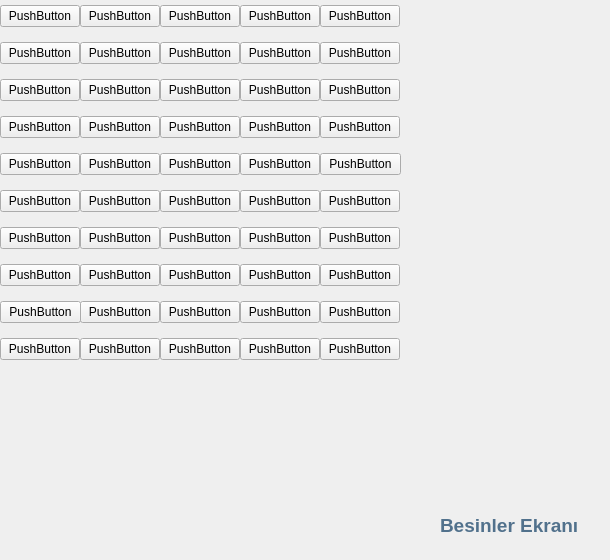
    <widget class="QWidget" name="page_besin">
     <widget class="QLabel" name="label_3">
      <property name="geometry">
       <rect>
        <x>440</x>
        <y>500</y>
        <width>161</width>
        <height>51</height>
       </rect>
      </property>
      <property name="font">
       <font>
        <pointsize>14</pointsize>
        <weight>75</weight>
        <bold>true</bold>
       </font>
      </property>
      <property name="styleSheet">
       <string notr="true">color: rgb(81, 113, 140);</string>
      </property>
      <property name="text">
       <string>Besinler Ekranı</string>
      </property>
     </widget>
     <widget class="QWidget" name="gridLayoutWidget">
      <property name="geometry">
       <rect>
        <x>0</x>
        <y>0</y>
        <width>81</width>
        <height>371</height>
       </rect>
      </property>
      <layout class="QGridLayout" name="gridLayout_3" rowstretch="0,0,0,0,0,0,0,0,0,0,0" rowminimumheight="0,0,0,0,0,0,0,0,0,0,0">
       <property name="leftMargin">
        <number>0</number>
       </property>
       <property name="horizontalSpacing">
        <number>6</number>
       </property>
       <property name="verticalSpacing">
        <number>10</number>
       </property>
       <item row="6" column="0" alignment="Qt::AlignHCenter">
        <widget class="QPushButton" name="pushButton_9">
         <property name="text">
          <string>PushButton</string>
         </property>
        </widget>
       </item>
       <item row="4" column="0" alignment="Qt::AlignHCenter">
        <widget class="QPushButton" name="pushButton_8">
         <property name="text">
          <string>PushButton</string>
         </property>
        </widget>
       </item>
       <item row="10" column="0" alignment="Qt::AlignHCenter">
        <widget class="QPushButton" name="pushButton_2">
         <property name="text">
          <string>PushButton</string>
         </property>
        </widget>
       </item>
       <item row="1" column="0" alignment="Qt::AlignHCenter">
        <widget class="QPushButton" name="pushButton_4">
         <property name="text">
          <string>PushButton</string>
         </property>
        </widget>
       </item>
       <item row="7" column="0" alignment="Qt::AlignHCenter">
        <widget class="QPushButton" name="pushButton_6">
         <property name="text">
          <string>PushButton</string>
         </property>
        </widget>
       </item>
       <item row="5" column="0" alignment="Qt::AlignHCenter">
        <widget class="QPushButton" name="pushButton_10">
         <property name="text">
          <string>PushButton</string>
         </property>
        </widget>
       </item>
       <item row="2" column="0" alignment="Qt::AlignHCenter">
        <widget class="QPushButton" name="pushButton_5">
         <property name="text">
          <string>PushButton</string>
         </property>
        </widget>
       </item>
       <item row="3" column="0" alignment="Qt::AlignHCenter">
        <widget class="QPushButton" name="pushButton_7">
         <property name="text">
          <string>PushButton</string>
         </property>
        </widget>
       </item>
       <item row="0" column="0" alignment="Qt::AlignHCenter">
        <widget class="QPushButton" name="pushButton">
         <property name="text">
          <string>PushButton</string>
         </property>
        </widget>
       </item>
       <item row="9" column="0">
        <widget class="QPushButton" name="pushButton_3">
         <property name="text">
          <string>PushButton</string>
         </property>
        </widget>
       </item>
      </layout>
     </widget>
     <widget class="QWidget" name="gridLayoutWidget_2">
      <property name="geometry">
       <rect>
        <x>80</x>
        <y>0</y>
        <width>81</width>
        <height>367</height>
       </rect>
      </property>
      <layout class="QGridLayout" name="gridLayout_4">
       <property name="leftMargin">
        <number>0</number>
       </property>
       <property name="horizontalSpacing">
        <number>6</number>
       </property>
       <property name="verticalSpacing">
        <number>10</number>
       </property>
       <item row="6" column="0" alignment="Qt::AlignHCenter">
        <widget class="QPushButton" name="pushButton_11">
         <property name="text">
          <string>PushButton</string>
         </property>
        </widget>
       </item>
       <item row="8" column="0" alignment="Qt::AlignHCenter">
        <widget class="QPushButton" name="pushButton_12">
         <property name="text">
          <string>PushButton</string>
         </property>
        </widget>
       </item>
       <item row="4" column="0" alignment="Qt::AlignHCenter">
        <widget class="QPushButton" name="pushButton_13">
         <property name="text">
          <string>PushButton</string>
         </property>
        </widget>
       </item>
       <item row="9" column="0" alignment="Qt::AlignHCenter">
        <widget class="QPushButton" name="pushButton_14">
         <property name="text">
          <string>PushButton</string>
         </property>
        </widget>
       </item>
       <item row="1" column="0" alignment="Qt::AlignHCenter">
        <widget class="QPushButton" name="pushButton_15">
         <property name="text">
          <string>PushButton</string>
         </property>
        </widget>
       </item>
       <item row="7" column="0" alignment="Qt::AlignHCenter">
        <widget class="QPushButton" name="pushButton_16">
         <property name="text">
          <string>PushButton</string>
         </property>
        </widget>
       </item>
       <item row="5" column="0" alignment="Qt::AlignHCenter">
        <widget class="QPushButton" name="pushButton_17">
         <property name="text">
          <string>PushButton</string>
         </property>
        </widget>
       </item>
       <item row="2" column="0" alignment="Qt::AlignHCenter">
        <widget class="QPushButton" name="pushButton_18">
         <property name="text">
          <string>PushButton</string>
         </property>
        </widget>
       </item>
       <item row="3" column="0" alignment="Qt::AlignHCenter">
        <widget class="QPushButton" name="pushButton_19">
         <property name="text">
          <string>PushButton</string>
         </property>
        </widget>
       </item>
       <item row="0" column="0" alignment="Qt::AlignHCenter">
        <widget class="QPushButton" name="pushButton_20">
         <property name="text">
          <string>PushButton</string>
         </property>
        </widget>
       </item>
      </layout>
     </widget>
     <widget class="QWidget" name="gridLayoutWidget_3">
      <property name="geometry">
       <rect>
        <x>160</x>
        <y>0</y>
        <width>81</width>
        <height>367</height>
       </rect>
      </property>
      <layout class="QGridLayout" name="gridLayout_5">
       <property name="leftMargin">
        <number>0</number>
       </property>
       <property name="horizontalSpacing">
        <number>6</number>
       </property>
       <property name="verticalSpacing">
        <number>10</number>
       </property>
       <item row="6" column="0" alignment="Qt::AlignHCenter">
        <widget class="QPushButton" name="pushButton_21">
         <property name="text">
          <string>PushButton</string>
         </property>
        </widget>
       </item>
       <item row="8" column="0" alignment="Qt::AlignHCenter">
        <widget class="QPushButton" name="pushButton_22">
         <property name="text">
          <string>PushButton</string>
         </property>
        </widget>
       </item>
       <item row="4" column="0" alignment="Qt::AlignHCenter">
        <widget class="QPushButton" name="pushButton_23">
         <property name="text">
          <string>PushButton</string>
         </property>
        </widget>
       </item>
       <item row="9" column="0" alignment="Qt::AlignHCenter">
        <widget class="QPushButton" name="pushButton_24">
         <property name="text">
          <string>PushButton</string>
         </property>
        </widget>
       </item>
       <item row="1" column="0" alignment="Qt::AlignHCenter">
        <widget class="QPushButton" name="pushButton_25">
         <property name="text">
          <string>PushButton</string>
         </property>
        </widget>
       </item>
       <item row="7" column="0" alignment="Qt::AlignHCenter">
        <widget class="QPushButton" name="pushButton_26">
         <property name="text">
          <string>PushButton</string>
         </property>
        </widget>
       </item>
       <item row="5" column="0" alignment="Qt::AlignHCenter">
        <widget class="QPushButton" name="pushButton_27">
         <property name="text">
          <string>PushButton</string>
         </property>
        </widget>
       </item>
       <item row="2" column="0" alignment="Qt::AlignHCenter">
        <widget class="QPushButton" name="pushButton_28">
         <property name="text">
          <string>PushButton</string>
         </property>
        </widget>
       </item>
       <item row="3" column="0" alignment="Qt::AlignHCenter">
        <widget class="QPushButton" name="pushButton_29">
         <property name="text">
          <string>PushButton</string>
         </property>
        </widget>
       </item>
       <item row="0" column="0" alignment="Qt::AlignHCenter">
        <widget class="QPushButton" name="pushButton_30">
         <property name="text">
          <string>PushButton</string>
         </property>
        </widget>
       </item>
      </layout>
     </widget>
     <widget class="QWidget" name="gridLayoutWidget_4">
      <property name="geometry">
       <rect>
        <x>320</x>
        <y>0</y>
        <width>81</width>
        <height>371</height>
       </rect>
      </property>
      <layout class="QGridLayout" name="gridLayout_6">
       <property name="leftMargin">
        <number>0</number>
       </property>
       <property name="horizontalSpacing">
        <number>6</number>
       </property>
       <property name="verticalSpacing">
        <number>10</number>
       </property>
       <item row="5" column="0">
        <widget class="QPushButton" name="pushButton_38">
         <property name="text">
          <string>PushButton</string>
         </property>
        </widget>
       </item>
       <item row="8" column="0" alignment="Qt::AlignHCenter">
        <widget class="QPushButton" name="pushButton_36">
         <property name="text">
          <string>PushButton</string>
         </property>
        </widget>
       </item>
       <item row="0" column="0" alignment="Qt::AlignHCenter">
        <widget class="QPushButton" name="pushButton_40">
         <property name="text">
          <string>PushButton</string>
         </property>
        </widget>
       </item>
       <item row="10" column="0" alignment="Qt::AlignHCenter">
        <widget class="QPushButton" name="pushButton_34">
         <property name="text">
          <string>PushButton</string>
         </property>
        </widget>
       </item>
       <item row="3" column="0" alignment="Qt::AlignHCenter">
        <widget class="QPushButton" name="pushButton_39">
         <property name="text">
          <string>PushButton</string>
         </property>
        </widget>
       </item>
       <item row="6" column="0" alignment="Qt::AlignHCenter">
        <widget class="QPushButton" name="pushButton_37">
         <property name="text">
          <string>PushButton</string>
         </property>
        </widget>
       </item>
       <item row="7" column="0" alignment="Qt::AlignHCenter">
        <widget class="QPushButton" name="pushButton_31">
         <property name="text">
          <string>PushButton</string>
         </property>
        </widget>
       </item>
       <item row="9" column="0" alignment="Qt::AlignHCenter">
        <widget class="QPushButton" name="pushButton_32">
         <property name="text">
          <string>PushButton</string>
         </property>
        </widget>
       </item>
       <item row="1" column="0" alignment="Qt::AlignHCenter">
        <widget class="QPushButton" name="pushButton_35">
         <property name="text">
          <string>PushButton</string>
         </property>
        </widget>
       </item>
       <item row="4" column="0" alignment="Qt::AlignHCenter">
        <widget class="QPushButton" name="pushButton_33">
         <property name="text">
          <string>PushButton</string>
         </property>
        </widget>
       </item>
      </layout>
     </widget>
     <widget class="QWidget" name="gridLayoutWidget_5">
      <property name="geometry">
       <rect>
        <x>240</x>
        <y>0</y>
        <width>81</width>
        <height>367</height>
       </rect>
      </property>
      <layout class="QGridLayout" name="gridLayout_7">
       <property name="leftMargin">
        <number>0</number>
       </property>
       <property name="horizontalSpacing">
        <number>6</number>
       </property>
       <property name="verticalSpacing">
        <number>10</number>
       </property>
       <item row="6" column="0" alignment="Qt::AlignHCenter">
        <widget class="QPushButton" name="pushButton_41">
         <property name="text">
          <string>PushButton</string>
         </property>
        </widget>
       </item>
       <item row="8" column="0" alignment="Qt::AlignHCenter">
        <widget class="QPushButton" name="pushButton_42">
         <property name="text">
          <string>PushButton</string>
         </property>
        </widget>
       </item>
       <item row="4" column="0" alignment="Qt::AlignHCenter">
        <widget class="QPushButton" name="pushButton_43">
         <property name="text">
          <string>PushButton</string>
         </property>
        </widget>
       </item>
       <item row="9" column="0" alignment="Qt::AlignHCenter">
        <widget class="QPushButton" name="pushButton_44">
         <property name="text">
          <string>PushButton</string>
         </property>
        </widget>
       </item>
       <item row="1" column="0" alignment="Qt::AlignHCenter">
        <widget class="QPushButton" name="pushButton_45">
         <property name="text">
          <string>PushButton</string>
         </property>
        </widget>
       </item>
       <item row="7" column="0" alignment="Qt::AlignHCenter">
        <widget class="QPushButton" name="pushButton_46">
         <property name="text">
          <string>PushButton</string>
         </property>
        </widget>
       </item>
       <item row="5" column="0" alignment="Qt::AlignHCenter">
        <widget class="QPushButton" name="pushButton_47">
         <property name="text">
          <string>PushButton</string>
         </property>
        </widget>
       </item>
       <item row="2" column="0" alignment="Qt::AlignHCenter">
        <widget class="QPushButton" name="pushButton_48">
         <property name="text">
          <string>PushButton</string>
         </property>
        </widget>
       </item>
       <item row="3" column="0" alignment="Qt::AlignHCenter">
        <widget class="QPushButton" name="pushButton_49">
         <property name="text">
          <string>PushButton</string>
         </property>
        </widget>
       </item>
       <item row="0" column="0" alignment="Qt::AlignHCenter">
        <widget class="QPushButton" name="pushButton_50">
         <property name="text">
          <string>PushButton</string>
         </property>
        </widget>
       </item>
      </layout>
     </widget>
    </widget>
